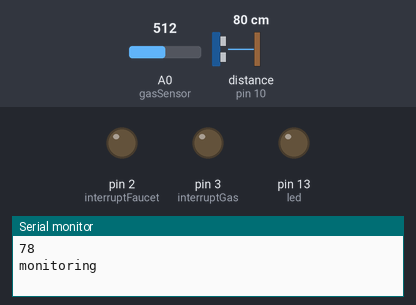
Recording of a program running on a simulated Arduino Uno, built with avr-gcc and run on an emulated ATmega328P. Parts: output pins drawn as LEDs (lit = HIGH), the last lines printed to the serial monitor. Wiring (inferred from the names in the program): ultrasonic range finder: trigger pin 9; echo pin 10. Inputs (shaded band) come from the test bench; at power-on: distance to the obstacle (sensor on pin 10) 80 cm, A0 (gasSensor) = 512. The echo pulse lasts 58.3 µs per cm; pins used as bus, display or sensor lines are not drawn.

Above: at 2.8 s.
2.9 s: distance to the obstacle (sensor on pin 10) set to 7 cm
13.5 s: distance to the obstacle (sensor on pin 10) set to 4 cm
At 16.7 s:
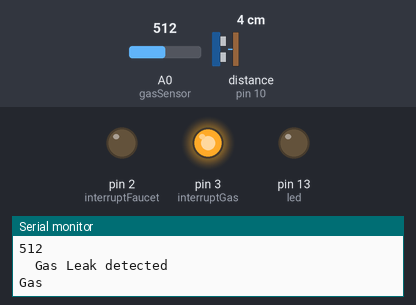
At 19.5 s:
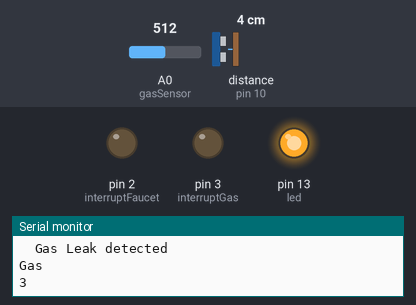
25.4 s: distance to the obstacle (sensor on pin 10) set to 9 cm
At 31.9 s:
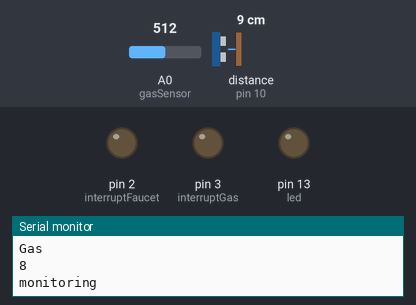
32.5 s: A0 (gasSensor) set to 209
36.5 s: A0 (gasSensor) set to 182
38.5 s: A0 (gasSensor) set to 210
At 42.1 s:
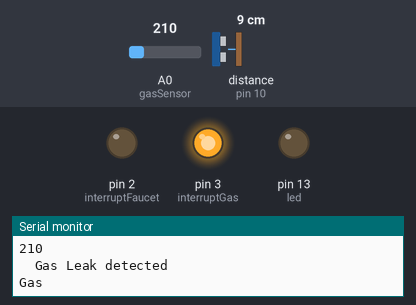
Timing chart, 0 to 50.5 s (numbered marks = the images above; inputs shaded):
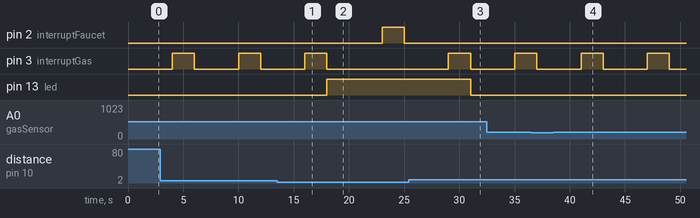

Measured:
- the behaviour switches between 6 and 5 cm on distance to the obstacle (sensor on pin 10) (found by bisection; images 0 and 1)
- after the input at 13.5 s, pin 2 (interruptFaucet): LOW → HIGH after 9.5 s, → LOW 2.0 s later; pin 3 (interruptGas): goes on until 18.0 s, then stays LOW; pin 13 (led): LOW → HIGH after 4.5 s
- after the input at 25.4 s, pin 13 (led): HIGH → LOW after 5.6 s
- after the input at 38.5 s, pin 3 (interruptGas): alternates HIGH for 2.0 s and LOW for 4.0 s, starting after 2.5 s
- by itself, pin 3 (interruptGas): alternates HIGH for 2.0 s and LOW for 4.0 s

The program:

main.cpp
```cpp
/*
 * Filename: main.cpp
 * File Created: Tuesday, May 22nd 2018, 18:25:05
 * ------
 * Author: Davide Sordi, Daniele Rizzieri, Martina Cane
 * GitHub: @AmI-2018
 * ------
 * Last Modified: Thursday, June 1st 2018, 18:59:00
 * ------
 * This is the arduino sketch for detecting gas leak and water flow.
 * In case of danger arduino will send a warning using pins 2 and 3.
 */

#include <Arduino.h>

//Integrated led on Arduino board
const int led = 13;
// Interrupt pin for communcating problem to raspberry
const int interruptFaucet = 2;
const int interruptGas = 3;

// Gas Sensor
const int gasSensor = A0;
const int gasThreshold = 200; // This is the gas threshold for the sensor: if above we have a leak

//Faucet Sensor (Ultrasonic sensor HCSR04)
const int trigPin = 9;
const int echoPin = 10;
const int flowThreshold = 5;

// Define variables
long duration;            // Used to measure the travel time of ultrasonic wave
int distance;             // Used to get the distance (in our case we only need to know if we detect something near)
int gasConcentration = 0; // Used to get the gas concentration in the air

// Function prototypes
bool checkFlow();
bool checkGas();

void setup()
{
    // Arduino Setup function
    pinMode(trigPin, OUTPUT);         // Sets the trigPin as an Output
    pinMode(echoPin, INPUT);          // Sets the echoPin as an Input
    pinMode(led, OUTPUT);             //Sets the integrated led as Output
    pinMode(interruptFaucet, OUTPUT); // Sets the interrupt faucet pin as Output
    pinMode(interruptGas, OUTPUT);    // Sets the interrupt gas pin as Output
    Serial.begin(9600);               // Starts the serial communication
}

void loop()
{
    // check if faucet left open
    if (checkFlow())
    {
        //We detect open water
        delay(5000); // 5 seconds delay to try to detect if water is still open
        if (checkFlow())
        {
            Serial.print("Faucet\n");
            // ok maybe we have a problem
            digitalWrite(interruptFaucet, HIGH); // turn HIGH interrupt pin
            delay(2000);                         // wait 2 seconds for rasp interrupt management
            digitalWrite(interruptFaucet, LOW);  //restore at low faucet interrupt pin
        }
    }
    Serial.println("monitoring");
    delay(2000);

    // check for a gas leak
    if (checkGas())
    {
        Serial.print("Gas\n");
        // Gas leak detected
        digitalWrite(interruptGas, HIGH); // turn HIGH interrupt pin
        delay(2000);
        digitalWrite(interruptGas, LOW); // restore
    }
}

/* Function to detect water flow
 * Return True if water is detect, false if not
*/
bool checkFlow()
{

    // Clears the trigPin
    digitalWrite(trigPin, LOW);

    delayMicroseconds(5);
    // Sets the trigPin on HIGH state for 10 micro seconds
    digitalWrite(trigPin, HIGH);
    delayMicroseconds(10);
    digitalWrite(trigPin, LOW);

    // Reads from the echoPin the sound wave travel time in microseconds
    duration = pulseIn(echoPin, HIGH);

    // Calculating the distance
    distance = duration * 0.034 / 2;
    Serial.println(distance);

    // Distance measured above 5 cm ---> water flow
    if (distance < flowThreshold)
    {
        digitalWrite(led, HIGH);
        return true;
    }
    else
    {
        digitalWrite(led, LOW);
        return false;
    }
}

/* Function to check gas presence in the environment
 * Return true if the gas presence is over the treshold for more than 2 secodns
*/
bool checkGas()
{
    // Read the analog value from sensor
    gasConcentration = analogRead(gasSensor);
    if (gasConcentration > gasThreshold)
    {
        //Probably we have a leak
        int total = 0;
        // Get an average of 10 measurements in 2 seconds
        for (int i = 0; i < 10; i++)
        {
            total += analogRead(gasSensor);
            delay(200);
        }
        total = total / 10;
        // If average above the threshold we think we have a leak
        if (total > gasThreshold)
        {
            //Gas leak
            Serial.println(total);
            Serial.println("  Gas Leak detected");
            return true;
        }
        else
        {
            return false;
        }
    }
    else
    {
        return false;
    }
}
```
